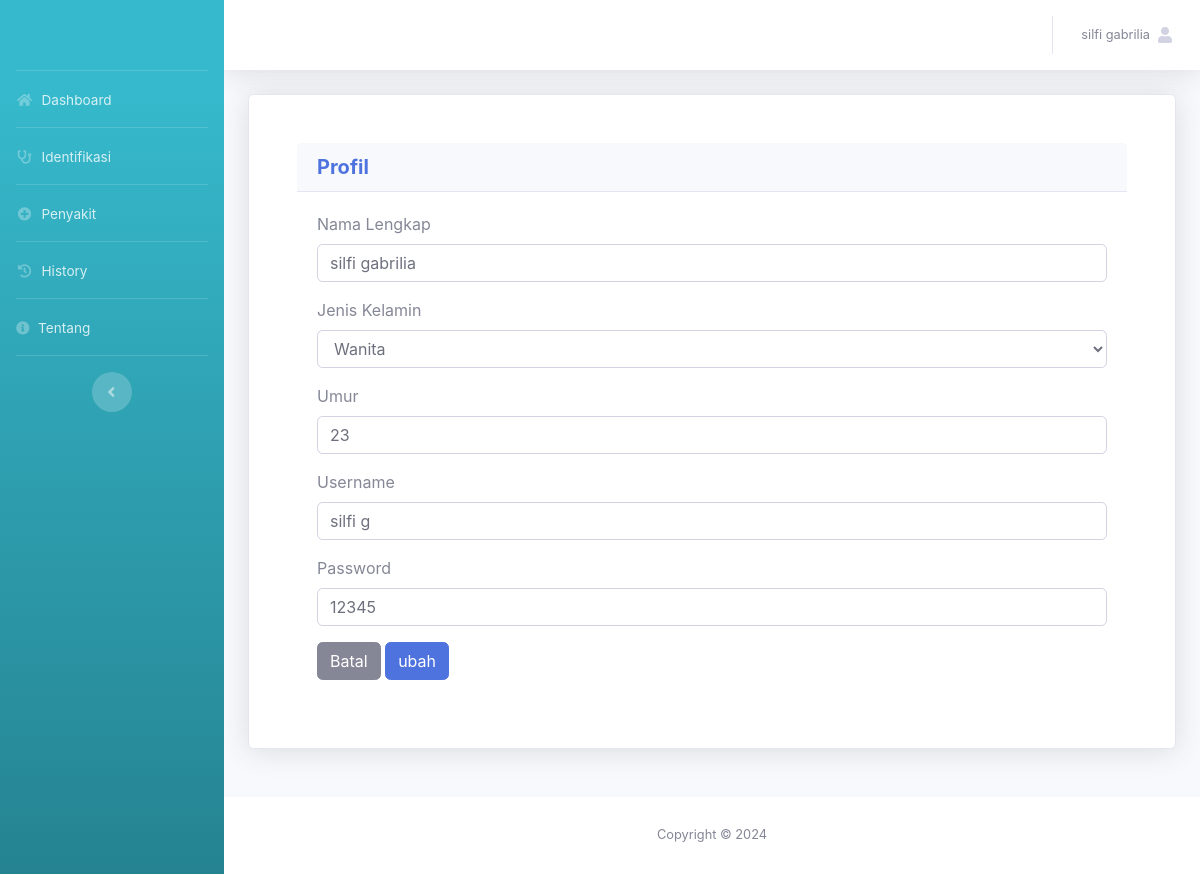
Page /user/profil.php (signed in) on the committed database.
### tables this page shows
CREATE TABLE `tb_akun` (
  `id_akun` int(11) NOT NULL,
  `nama_lengkap` varchar(50) NOT NULL,
  `username` varchar(50) NOT NULL,
  `password` varchar(50) NOT NULL,
  `level` varchar(30) NOT NULL
);

CREATE TABLE `tb_user` (
  `id_user` int(11) NOT NULL,
  `id_akun` int(11) NOT NULL,
  `nama_lengkap` varchar(50) NOT NULL,
  `jenis_kelamin` varchar(20) NOT NULL,
  `umur` int(11) NOT NULL
);

### user/profil.php (the view, shortened to what this page needs)
<?php
include '../assets/conn/config.php';
include 'header.php';
?>
<div class="container">
	<div class="card shadow p-5 mb-5">
		<div class = "card-header">
            <h5 class= "m-0 font-weight-bold text-primary">Profil</h5>
        </div>
        <div class="card-body">
            <?php
            $username = $_SESSION['username'];
            $data = mysqli_query($conn,"SELECT * FROM tb_akun WHERE username='$username'");
            $a = mysqli_fetch_array($data);
            $dat = mysqli_query($conn,"SELECT * FROM tb_user WHERE id_akun='$a[id_akun]'");
            $aa = mysqli_fetch_array($dat);
            ?>
            <form action="profil.php?aksi=ubah" method="POST">
                <div class="form-group">
                    <label>Nama Lengkap</label>
                    <input type="text" name="nama_lengkap" class="form-control" value="<?=$a['nama_lengkap']?>">
                </div>
                <div class="form-group">
                    <label>Jenis Kelamin</label>
                    <select name="jenis_kelamin" class="form-control">
                        <option selected><?=$aa['jenis_kelamin']?></option>
                    </select>
                </div>
                <div class="form-group">
                    <label>Umur</label>
                    <input type="number" name="umur" class="form-control" value="<?=$aa['umur']?>">
                </div>
                <div class="form-group">
                    <label>Username</label>
                    <input type="text" name="username" class="form-control" value="<?=$a['username']?>">
                </div>
                <div class="form-group">
                    <label>Password</label>
                    <input type="text" name="password" class="form-control" value="<?=$a['password']?>">
                </div>
                <a href="index.php" class="btn btn-secondary">Batal</a>
                <input type="submit" value="ubah" class="btn btn-primary">
            </form>
        </div>
    </div>
</div>
<?php
include 'footer.php';
?>

### user/header.php (shortened to what this page needs)
<?php
include '../assets/conn/config.php';
?>
<!DOCTYPE html>
<html lang="en">
<head>
  <link href="../assets/vendor/fontawesome-free/css/all.min.css" rel="stylesheet" type="text/css">
  <link href="../assets/css/sb-admin-2.min.css" rel="stylesheet">
  <link href="../assets/vendor/datatables/dataTables.bootstrap4.min.css" rel="stylesheet">
</head>
<body id="page-top">
 <div id="wrapper">
  <ul class="navbar-nav bg-gradient-info sidebar sidebar-dark accordion" id="accordionSidebar">
    <a class="sidebar-brand d-flex align-items-center justify-content-center" href="index">
    </a>
    <hr class="sidebar-divider my-0">
    <li class="nav-item">
      <a class="nav-link" href="index.php">
        <i class="fas fa-fw fa-home"></i>
        <span>Dashboard</span></a>
      </li>
      <hr class="sidebar-divider my-0">
      <li class="nav-item">
        <a class="nav-link" href="identifikasi.php">
          <i class="fas fa-fw fa-stethoscope"></i>
          <span>Identifikasi</span></a>
      </li>
      <hr class="sidebar-divider my-0">
      <li class="nav-item">
        <a class="nav-link" href="penyakit.php">
          <i class="fas fa-fw fa-plus-circle"></i>
          <span>Penyakit</span></a>
      </li>
      <hr class="sidebar-divider my-0">
      <li class="nav-item">
        <a class="nav-link" href="history.php">
          <i class="fas fa-fw fa-history"></i>
          <span>History</span></a>
      </li>
      <hr class="sidebar-divider my-0">
      <li class="nav-item">
        <a class="nav-link" href="tentang.php">
          <i class="fas fa-info-circle"></i>
          <span>Tentang</span></a>
      </li>
      <hr class="sidebar-divider d-none d-md-block">
      <div class="text-center d-none d-md-inline">
        <button class="rounded-circle border-0" id="sidebarToggle"></button>
      </div>
    </ul>
    <div id="content-wrapper" class="d-flex flex-column">
      <div id="content">
        <nav class="navbar navbar-expand navbar-light bg-white topbar mb-4 static-top shadow">
          <ul class="navbar-nav ml-auto">
            <li class="nav-item dropdown no-arrow">
              <a class="nav-link dropdown-toggle" href="#" id="userDropdown" role="button"
              data-toggle="dropdown" aria-haspopup="true" aria-expanded="false">
              <?php
              $username=$_SESSION['username'];
              $det=mysqli_query($conn,"select * from tb_akun where username='$username'");
              while($d=mysqli_fetch_array($det)){
                ?>
                <span class="mr-2 d-none d-lg-inline text-gray-600 small"><?php echo $d['nama_lengkap'] ?></span>
                <?php
              }
              ?>
              <span class="fa fa-user"><span>
              </a>
          </li>
        </ul>
      </nav>
    </div>
</body>
</html>

### rows in the picture
tb_akun: nama_lengkap "silfi gabrilia", username "silfi g", password "12345"
tb_user: jenis_kelamin "Wanita", umur "23"
